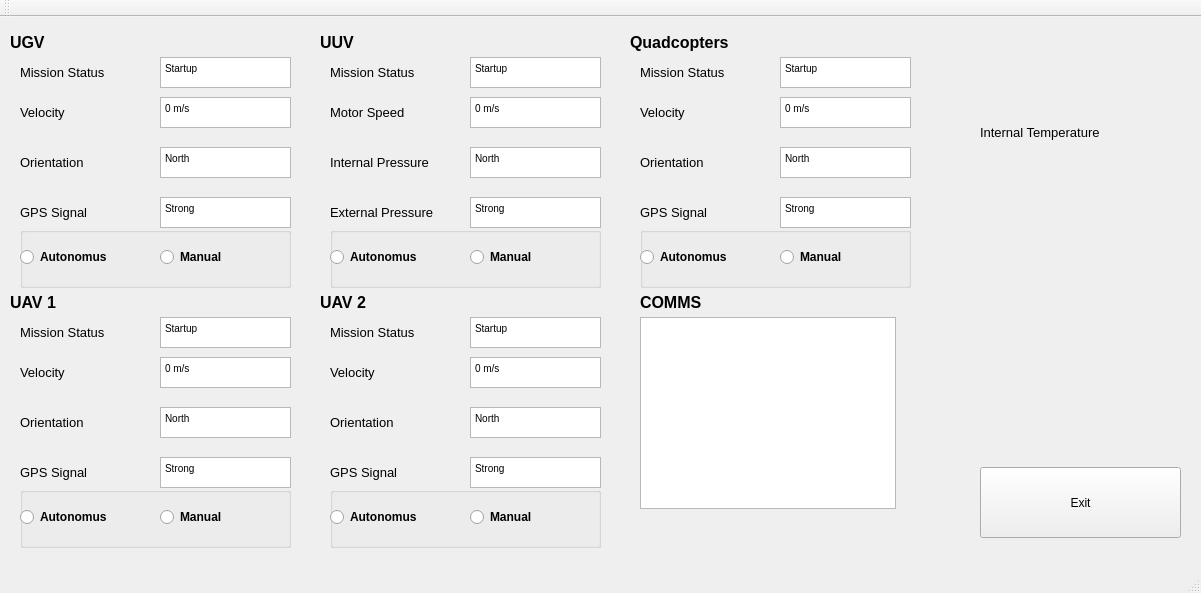
<?xml version="1.0" encoding="UTF-8"?>
<ui version="4.0">
 <class>MainWindow2</class>
 <widget class="QMainWindow" name="MainWindow2">
  <property name="geometry">
   <rect>
    <x>0</x>
    <y>0</y>
    <width>1201</width>
    <height>593</height>
   </rect>
  </property>
  <property name="windowTitle">
   <string>MainWindow</string>
  </property>
  <widget class="QWidget" name="centralWidget">
   <widget class="QPushButton" name="pushButtonClose">
    <property name="geometry">
     <rect>
      <x>980</x>
      <y>450</y>
      <width>201</width>
      <height>71</height>
     </rect>
    </property>
    <property name="text">
     <string>Exit</string>
    </property>
   </widget>
   <widget class="QLabel" name="label">
    <property name="geometry">
     <rect>
      <x>10</x>
      <y>0</y>
      <width>151</width>
      <height>51</height>
     </rect>
    </property>
    <property name="font">
     <font>
      <pointsize>12</pointsize>
      <weight>75</weight>
      <bold>true</bold>
     </font>
    </property>
    <property name="text">
     <string>UGV</string>
    </property>
   </widget>
   <widget class="QLabel" name="label_6">
    <property name="geometry">
     <rect>
      <x>20</x>
      <y>30</y>
      <width>151</width>
      <height>51</height>
     </rect>
    </property>
    <property name="font">
     <font>
      <pointsize>10</pointsize>
      <weight>50</weight>
      <bold>false</bold>
     </font>
    </property>
    <property name="text">
     <string>Mission Status</string>
    </property>
   </widget>
   <widget class="QLabel" name="label_7">
    <property name="geometry">
     <rect>
      <x>20</x>
      <y>70</y>
      <width>151</width>
      <height>51</height>
     </rect>
    </property>
    <property name="font">
     <font>
      <pointsize>10</pointsize>
      <weight>50</weight>
      <bold>false</bold>
     </font>
    </property>
    <property name="text">
     <string>Velocity</string>
    </property>
   </widget>
   <widget class="QLabel" name="label_8">
    <property name="geometry">
     <rect>
      <x>20</x>
      <y>120</y>
      <width>151</width>
      <height>51</height>
     </rect>
    </property>
    <property name="font">
     <font>
      <pointsize>10</pointsize>
      <weight>50</weight>
      <bold>false</bold>
     </font>
    </property>
    <property name="text">
     <string>Orientation</string>
    </property>
   </widget>
   <widget class="QLabel" name="label_9">
    <property name="geometry">
     <rect>
      <x>20</x>
      <y>170</y>
      <width>151</width>
      <height>51</height>
     </rect>
    </property>
    <property name="font">
     <font>
      <pointsize>10</pointsize>
      <weight>50</weight>
      <bold>false</bold>
     </font>
    </property>
    <property name="text">
     <string>GPS Signal</string>
    </property>
   </widget>
   <widget class="QTextEdit" name="textEdit">
    <property name="geometry">
     <rect>
      <x>160</x>
      <y>40</y>
      <width>131</width>
      <height>31</height>
     </rect>
    </property>
    <property name="html">
     <string>&lt;!DOCTYPE HTML PUBLIC &quot;-//W3C//DTD HTML 4.0//EN&quot; &quot;http://www.w3.org/TR/REC-html40/strict.dtd&quot;&gt;
&lt;html&gt;&lt;head&gt;&lt;meta name=&quot;qrichtext&quot; content=&quot;1&quot; /&gt;&lt;style type=&quot;text/css&quot;&gt;
p, li { white-space: pre-wrap; }
&lt;/style&gt;&lt;/head&gt;&lt;body style=&quot; font-family:'MS Shell Dlg 2'; font-size:8pt; font-weight:400; font-style:normal;&quot;&gt;
&lt;p style=&quot; margin-top:0px; margin-bottom:0px; margin-left:0px; margin-right:0px; -qt-block-indent:0; text-indent:0px;&quot;&gt;&lt;span style=&quot; font-size:7.8pt;&quot;&gt;Startup&lt;/span&gt;&lt;/p&gt;&lt;/body&gt;&lt;/html&gt;</string>
    </property>
   </widget>
   <widget class="QTextEdit" name="textEdit_2">
    <property name="geometry">
     <rect>
      <x>160</x>
      <y>80</y>
      <width>131</width>
      <height>31</height>
     </rect>
    </property>
    <property name="html">
     <string>&lt;!DOCTYPE HTML PUBLIC &quot;-//W3C//DTD HTML 4.0//EN&quot; &quot;http://www.w3.org/TR/REC-html40/strict.dtd&quot;&gt;
&lt;html&gt;&lt;head&gt;&lt;meta name=&quot;qrichtext&quot; content=&quot;1&quot; /&gt;&lt;style type=&quot;text/css&quot;&gt;
p, li { white-space: pre-wrap; }
&lt;/style&gt;&lt;/head&gt;&lt;body style=&quot; font-family:'MS Shell Dlg 2'; font-size:8pt; font-weight:400; font-style:normal;&quot;&gt;
&lt;p style=&quot; margin-top:0px; margin-bottom:0px; margin-left:0px; margin-right:0px; -qt-block-indent:0; text-indent:0px;&quot;&gt;&lt;span style=&quot; font-size:7.8pt;&quot;&gt;0 m/s&lt;/span&gt;&lt;/p&gt;&lt;/body&gt;&lt;/html&gt;</string>
    </property>
   </widget>
   <widget class="QTextEdit" name="textEdit_3">
    <property name="geometry">
     <rect>
      <x>160</x>
      <y>130</y>
      <width>131</width>
      <height>31</height>
     </rect>
    </property>
    <property name="html">
     <string>&lt;!DOCTYPE HTML PUBLIC &quot;-//W3C//DTD HTML 4.0//EN&quot; &quot;http://www.w3.org/TR/REC-html40/strict.dtd&quot;&gt;
&lt;html&gt;&lt;head&gt;&lt;meta name=&quot;qrichtext&quot; content=&quot;1&quot; /&gt;&lt;style type=&quot;text/css&quot;&gt;
p, li { white-space: pre-wrap; }
&lt;/style&gt;&lt;/head&gt;&lt;body style=&quot; font-family:'MS Shell Dlg 2'; font-size:8pt; font-weight:400; font-style:normal;&quot;&gt;
&lt;p style=&quot; margin-top:0px; margin-bottom:0px; margin-left:0px; margin-right:0px; -qt-block-indent:0; text-indent:0px;&quot;&gt;&lt;span style=&quot; font-size:7.8pt;&quot;&gt;North&lt;/span&gt;&lt;/p&gt;&lt;/body&gt;&lt;/html&gt;</string>
    </property>
   </widget>
   <widget class="QTextEdit" name="textEdit_4">
    <property name="geometry">
     <rect>
      <x>160</x>
      <y>180</y>
      <width>131</width>
      <height>31</height>
     </rect>
    </property>
    <property name="html">
     <string>&lt;!DOCTYPE HTML PUBLIC &quot;-//W3C//DTD HTML 4.0//EN&quot; &quot;http://www.w3.org/TR/REC-html40/strict.dtd&quot;&gt;
&lt;html&gt;&lt;head&gt;&lt;meta name=&quot;qrichtext&quot; content=&quot;1&quot; /&gt;&lt;style type=&quot;text/css&quot;&gt;
p, li { white-space: pre-wrap; }
&lt;/style&gt;&lt;/head&gt;&lt;body style=&quot; font-family:'MS Shell Dlg 2'; font-size:8pt; font-weight:400; font-style:normal;&quot;&gt;
&lt;p style=&quot; margin-top:0px; margin-bottom:0px; margin-left:0px; margin-right:0px; -qt-block-indent:0; text-indent:0px;&quot;&gt;&lt;span style=&quot; font-size:7.8pt;&quot;&gt;Strong&lt;/span&gt;&lt;/p&gt;&lt;/body&gt;&lt;/html&gt;</string>
    </property>
   </widget>
   <widget class="QTextEdit" name="textEdit_6">
    <property name="geometry">
     <rect>
      <x>160</x>
      <y>340</y>
      <width>131</width>
      <height>31</height>
     </rect>
    </property>
    <property name="html">
     <string>&lt;!DOCTYPE HTML PUBLIC &quot;-//W3C//DTD HTML 4.0//EN&quot; &quot;http://www.w3.org/TR/REC-html40/strict.dtd&quot;&gt;
&lt;html&gt;&lt;head&gt;&lt;meta name=&quot;qrichtext&quot; content=&quot;1&quot; /&gt;&lt;style type=&quot;text/css&quot;&gt;
p, li { white-space: pre-wrap; }
&lt;/style&gt;&lt;/head&gt;&lt;body style=&quot; font-family:'MS Shell Dlg 2'; font-size:8pt; font-weight:400; font-style:normal;&quot;&gt;
&lt;p style=&quot; margin-top:0px; margin-bottom:0px; margin-left:0px; margin-right:0px; -qt-block-indent:0; text-indent:0px;&quot;&gt;&lt;span style=&quot; font-size:7.8pt;&quot;&gt;0 m/s&lt;/span&gt;&lt;/p&gt;&lt;/body&gt;&lt;/html&gt;</string>
    </property>
   </widget>
   <widget class="QTextEdit" name="textEdit_8">
    <property name="geometry">
     <rect>
      <x>160</x>
      <y>300</y>
      <width>131</width>
      <height>31</height>
     </rect>
    </property>
    <property name="html">
     <string>&lt;!DOCTYPE HTML PUBLIC &quot;-//W3C//DTD HTML 4.0//EN&quot; &quot;http://www.w3.org/TR/REC-html40/strict.dtd&quot;&gt;
&lt;html&gt;&lt;head&gt;&lt;meta name=&quot;qrichtext&quot; content=&quot;1&quot; /&gt;&lt;style type=&quot;text/css&quot;&gt;
p, li { white-space: pre-wrap; }
&lt;/style&gt;&lt;/head&gt;&lt;body style=&quot; font-family:'MS Shell Dlg 2'; font-size:8pt; font-weight:400; font-style:normal;&quot;&gt;
&lt;p style=&quot; margin-top:0px; margin-bottom:0px; margin-left:0px; margin-right:0px; -qt-block-indent:0; text-indent:0px;&quot;&gt;&lt;span style=&quot; font-size:7.8pt;&quot;&gt;Startup&lt;/span&gt;&lt;/p&gt;&lt;/body&gt;&lt;/html&gt;</string>
    </property>
   </widget>
   <widget class="QLabel" name="label_11">
    <property name="geometry">
     <rect>
      <x>20</x>
      <y>330</y>
      <width>151</width>
      <height>51</height>
     </rect>
    </property>
    <property name="font">
     <font>
      <pointsize>10</pointsize>
      <weight>50</weight>
      <bold>false</bold>
     </font>
    </property>
    <property name="text">
     <string>Velocity</string>
    </property>
   </widget>
   <widget class="QLabel" name="label_2">
    <property name="geometry">
     <rect>
      <x>10</x>
      <y>260</y>
      <width>151</width>
      <height>51</height>
     </rect>
    </property>
    <property name="font">
     <font>
      <pointsize>12</pointsize>
      <weight>75</weight>
      <bold>true</bold>
     </font>
    </property>
    <property name="text">
     <string>UAV 1</string>
    </property>
   </widget>
   <widget class="QTextEdit" name="textEdit_9">
    <property name="geometry">
     <rect>
      <x>160</x>
      <y>440</y>
      <width>131</width>
      <height>31</height>
     </rect>
    </property>
    <property name="html">
     <string>&lt;!DOCTYPE HTML PUBLIC &quot;-//W3C//DTD HTML 4.0//EN&quot; &quot;http://www.w3.org/TR/REC-html40/strict.dtd&quot;&gt;
&lt;html&gt;&lt;head&gt;&lt;meta name=&quot;qrichtext&quot; content=&quot;1&quot; /&gt;&lt;style type=&quot;text/css&quot;&gt;
p, li { white-space: pre-wrap; }
&lt;/style&gt;&lt;/head&gt;&lt;body style=&quot; font-family:'MS Shell Dlg 2'; font-size:8pt; font-weight:400; font-style:normal;&quot;&gt;
&lt;p style=&quot; margin-top:0px; margin-bottom:0px; margin-left:0px; margin-right:0px; -qt-block-indent:0; text-indent:0px;&quot;&gt;&lt;span style=&quot; font-size:7.8pt;&quot;&gt;Strong&lt;/span&gt;&lt;/p&gt;&lt;/body&gt;&lt;/html&gt;</string>
    </property>
   </widget>
   <widget class="QLabel" name="label_12">
    <property name="geometry">
     <rect>
      <x>20</x>
      <y>290</y>
      <width>151</width>
      <height>51</height>
     </rect>
    </property>
    <property name="font">
     <font>
      <pointsize>10</pointsize>
      <weight>50</weight>
      <bold>false</bold>
     </font>
    </property>
    <property name="text">
     <string>Mission Status</string>
    </property>
   </widget>
   <widget class="QLabel" name="label_13">
    <property name="geometry">
     <rect>
      <x>20</x>
      <y>380</y>
      <width>151</width>
      <height>51</height>
     </rect>
    </property>
    <property name="font">
     <font>
      <pointsize>10</pointsize>
      <weight>50</weight>
      <bold>false</bold>
     </font>
    </property>
    <property name="text">
     <string>Orientation</string>
    </property>
   </widget>
   <widget class="QLabel" name="label_14">
    <property name="geometry">
     <rect>
      <x>20</x>
      <y>430</y>
      <width>151</width>
      <height>51</height>
     </rect>
    </property>
    <property name="font">
     <font>
      <pointsize>10</pointsize>
      <weight>50</weight>
      <bold>false</bold>
     </font>
    </property>
    <property name="text">
     <string>GPS Signal</string>
    </property>
   </widget>
   <widget class="QTextEdit" name="textEdit_10">
    <property name="geometry">
     <rect>
      <x>160</x>
      <y>390</y>
      <width>131</width>
      <height>31</height>
     </rect>
    </property>
    <property name="html">
     <string>&lt;!DOCTYPE HTML PUBLIC &quot;-//W3C//DTD HTML 4.0//EN&quot; &quot;http://www.w3.org/TR/REC-html40/strict.dtd&quot;&gt;
&lt;html&gt;&lt;head&gt;&lt;meta name=&quot;qrichtext&quot; content=&quot;1&quot; /&gt;&lt;style type=&quot;text/css&quot;&gt;
p, li { white-space: pre-wrap; }
&lt;/style&gt;&lt;/head&gt;&lt;body style=&quot; font-family:'MS Shell Dlg 2'; font-size:8pt; font-weight:400; font-style:normal;&quot;&gt;
&lt;p style=&quot; margin-top:0px; margin-bottom:0px; margin-left:0px; margin-right:0px; -qt-block-indent:0; text-indent:0px;&quot;&gt;&lt;span style=&quot; font-size:7.8pt;&quot;&gt;North&lt;/span&gt;&lt;/p&gt;&lt;/body&gt;&lt;/html&gt;</string>
    </property>
   </widget>
   <widget class="QTextEdit" name="textEdit_11">
    <property name="geometry">
     <rect>
      <x>470</x>
      <y>80</y>
      <width>131</width>
      <height>31</height>
     </rect>
    </property>
    <property name="html">
     <string>&lt;!DOCTYPE HTML PUBLIC &quot;-//W3C//DTD HTML 4.0//EN&quot; &quot;http://www.w3.org/TR/REC-html40/strict.dtd&quot;&gt;
&lt;html&gt;&lt;head&gt;&lt;meta name=&quot;qrichtext&quot; content=&quot;1&quot; /&gt;&lt;style type=&quot;text/css&quot;&gt;
p, li { white-space: pre-wrap; }
&lt;/style&gt;&lt;/head&gt;&lt;body style=&quot; font-family:'MS Shell Dlg 2'; font-size:8pt; font-weight:400; font-style:normal;&quot;&gt;
&lt;p style=&quot; margin-top:0px; margin-bottom:0px; margin-left:0px; margin-right:0px; -qt-block-indent:0; text-indent:0px;&quot;&gt;&lt;span style=&quot; font-size:7.8pt;&quot;&gt;0 m/s&lt;/span&gt;&lt;/p&gt;&lt;/body&gt;&lt;/html&gt;</string>
    </property>
   </widget>
   <widget class="QTextEdit" name="textEdit_13">
    <property name="geometry">
     <rect>
      <x>470</x>
      <y>40</y>
      <width>131</width>
      <height>31</height>
     </rect>
    </property>
    <property name="html">
     <string>&lt;!DOCTYPE HTML PUBLIC &quot;-//W3C//DTD HTML 4.0//EN&quot; &quot;http://www.w3.org/TR/REC-html40/strict.dtd&quot;&gt;
&lt;html&gt;&lt;head&gt;&lt;meta name=&quot;qrichtext&quot; content=&quot;1&quot; /&gt;&lt;style type=&quot;text/css&quot;&gt;
p, li { white-space: pre-wrap; }
&lt;/style&gt;&lt;/head&gt;&lt;body style=&quot; font-family:'MS Shell Dlg 2'; font-size:8pt; font-weight:400; font-style:normal;&quot;&gt;
&lt;p style=&quot; margin-top:0px; margin-bottom:0px; margin-left:0px; margin-right:0px; -qt-block-indent:0; text-indent:0px;&quot;&gt;&lt;span style=&quot; font-size:7.8pt;&quot;&gt;Startup&lt;/span&gt;&lt;/p&gt;&lt;/body&gt;&lt;/html&gt;</string>
    </property>
   </widget>
   <widget class="QLabel" name="label_16">
    <property name="geometry">
     <rect>
      <x>330</x>
      <y>70</y>
      <width>151</width>
      <height>51</height>
     </rect>
    </property>
    <property name="font">
     <font>
      <pointsize>10</pointsize>
      <weight>50</weight>
      <bold>false</bold>
     </font>
    </property>
    <property name="text">
     <string>Motor Speed</string>
    </property>
   </widget>
   <widget class="QLabel" name="label_3">
    <property name="geometry">
     <rect>
      <x>320</x>
      <y>0</y>
      <width>151</width>
      <height>51</height>
     </rect>
    </property>
    <property name="font">
     <font>
      <pointsize>12</pointsize>
      <weight>75</weight>
      <bold>true</bold>
     </font>
    </property>
    <property name="text">
     <string>UUV</string>
    </property>
   </widget>
   <widget class="QTextEdit" name="textEdit_14">
    <property name="geometry">
     <rect>
      <x>470</x>
      <y>180</y>
      <width>131</width>
      <height>31</height>
     </rect>
    </property>
    <property name="html">
     <string>&lt;!DOCTYPE HTML PUBLIC &quot;-//W3C//DTD HTML 4.0//EN&quot; &quot;http://www.w3.org/TR/REC-html40/strict.dtd&quot;&gt;
&lt;html&gt;&lt;head&gt;&lt;meta name=&quot;qrichtext&quot; content=&quot;1&quot; /&gt;&lt;style type=&quot;text/css&quot;&gt;
p, li { white-space: pre-wrap; }
&lt;/style&gt;&lt;/head&gt;&lt;body style=&quot; font-family:'MS Shell Dlg 2'; font-size:8pt; font-weight:400; font-style:normal;&quot;&gt;
&lt;p style=&quot; margin-top:0px; margin-bottom:0px; margin-left:0px; margin-right:0px; -qt-block-indent:0; text-indent:0px;&quot;&gt;&lt;span style=&quot; font-size:7.8pt;&quot;&gt;Strong&lt;/span&gt;&lt;/p&gt;&lt;/body&gt;&lt;/html&gt;</string>
    </property>
   </widget>
   <widget class="QLabel" name="label_17">
    <property name="geometry">
     <rect>
      <x>330</x>
      <y>30</y>
      <width>151</width>
      <height>51</height>
     </rect>
    </property>
    <property name="font">
     <font>
      <pointsize>10</pointsize>
      <weight>50</weight>
      <bold>false</bold>
     </font>
    </property>
    <property name="text">
     <string>Mission Status</string>
    </property>
   </widget>
   <widget class="QLabel" name="label_18">
    <property name="geometry">
     <rect>
      <x>330</x>
      <y>120</y>
      <width>151</width>
      <height>51</height>
     </rect>
    </property>
    <property name="font">
     <font>
      <pointsize>10</pointsize>
      <weight>50</weight>
      <bold>false</bold>
     </font>
    </property>
    <property name="text">
     <string>Internal Pressure</string>
    </property>
   </widget>
   <widget class="QLabel" name="label_19">
    <property name="geometry">
     <rect>
      <x>330</x>
      <y>170</y>
      <width>151</width>
      <height>51</height>
     </rect>
    </property>
    <property name="font">
     <font>
      <pointsize>10</pointsize>
      <weight>50</weight>
      <bold>false</bold>
     </font>
    </property>
    <property name="text">
     <string>External Pressure</string>
    </property>
   </widget>
   <widget class="QTextEdit" name="textEdit_15">
    <property name="geometry">
     <rect>
      <x>470</x>
      <y>130</y>
      <width>131</width>
      <height>31</height>
     </rect>
    </property>
    <property name="html">
     <string>&lt;!DOCTYPE HTML PUBLIC &quot;-//W3C//DTD HTML 4.0//EN&quot; &quot;http://www.w3.org/TR/REC-html40/strict.dtd&quot;&gt;
&lt;html&gt;&lt;head&gt;&lt;meta name=&quot;qrichtext&quot; content=&quot;1&quot; /&gt;&lt;style type=&quot;text/css&quot;&gt;
p, li { white-space: pre-wrap; }
&lt;/style&gt;&lt;/head&gt;&lt;body style=&quot; font-family:'MS Shell Dlg 2'; font-size:8pt; font-weight:400; font-style:normal;&quot;&gt;
&lt;p style=&quot; margin-top:0px; margin-bottom:0px; margin-left:0px; margin-right:0px; -qt-block-indent:0; text-indent:0px;&quot;&gt;&lt;span style=&quot; font-size:7.8pt;&quot;&gt;North&lt;/span&gt;&lt;/p&gt;&lt;/body&gt;&lt;/html&gt;</string>
    </property>
   </widget>
   <widget class="QTextEdit" name="textEdit_16">
    <property name="geometry">
     <rect>
      <x>470</x>
      <y>340</y>
      <width>131</width>
      <height>31</height>
     </rect>
    </property>
    <property name="html">
     <string>&lt;!DOCTYPE HTML PUBLIC &quot;-//W3C//DTD HTML 4.0//EN&quot; &quot;http://www.w3.org/TR/REC-html40/strict.dtd&quot;&gt;
&lt;html&gt;&lt;head&gt;&lt;meta name=&quot;qrichtext&quot; content=&quot;1&quot; /&gt;&lt;style type=&quot;text/css&quot;&gt;
p, li { white-space: pre-wrap; }
&lt;/style&gt;&lt;/head&gt;&lt;body style=&quot; font-family:'MS Shell Dlg 2'; font-size:8pt; font-weight:400; font-style:normal;&quot;&gt;
&lt;p style=&quot; margin-top:0px; margin-bottom:0px; margin-left:0px; margin-right:0px; -qt-block-indent:0; text-indent:0px;&quot;&gt;&lt;span style=&quot; font-size:7.8pt;&quot;&gt;0 m/s&lt;/span&gt;&lt;/p&gt;&lt;/body&gt;&lt;/html&gt;</string>
    </property>
   </widget>
   <widget class="QTextEdit" name="textEdit_18">
    <property name="geometry">
     <rect>
      <x>470</x>
      <y>300</y>
      <width>131</width>
      <height>31</height>
     </rect>
    </property>
    <property name="html">
     <string>&lt;!DOCTYPE HTML PUBLIC &quot;-//W3C//DTD HTML 4.0//EN&quot; &quot;http://www.w3.org/TR/REC-html40/strict.dtd&quot;&gt;
&lt;html&gt;&lt;head&gt;&lt;meta name=&quot;qrichtext&quot; content=&quot;1&quot; /&gt;&lt;style type=&quot;text/css&quot;&gt;
p, li { white-space: pre-wrap; }
&lt;/style&gt;&lt;/head&gt;&lt;body style=&quot; font-family:'MS Shell Dlg 2'; font-size:8pt; font-weight:400; font-style:normal;&quot;&gt;
&lt;p style=&quot; margin-top:0px; margin-bottom:0px; margin-left:0px; margin-right:0px; -qt-block-indent:0; text-indent:0px;&quot;&gt;&lt;span style=&quot; font-size:7.8pt;&quot;&gt;Startup&lt;/span&gt;&lt;/p&gt;&lt;/body&gt;&lt;/html&gt;</string>
    </property>
   </widget>
   <widget class="QLabel" name="label_21">
    <property name="geometry">
     <rect>
      <x>330</x>
      <y>330</y>
      <width>151</width>
      <height>51</height>
     </rect>
    </property>
    <property name="font">
     <font>
      <pointsize>10</pointsize>
      <weight>50</weight>
      <bold>false</bold>
     </font>
    </property>
    <property name="text">
     <string>Velocity</string>
    </property>
   </widget>
   <widget class="QLabel" name="label_4">
    <property name="geometry">
     <rect>
      <x>320</x>
      <y>260</y>
      <width>151</width>
      <height>51</height>
     </rect>
    </property>
    <property name="font">
     <font>
      <pointsize>12</pointsize>
      <weight>75</weight>
      <bold>true</bold>
     </font>
    </property>
    <property name="text">
     <string>UAV 2</string>
    </property>
   </widget>
   <widget class="QTextEdit" name="textEdit_19">
    <property name="geometry">
     <rect>
      <x>470</x>
      <y>440</y>
      <width>131</width>
      <height>31</height>
     </rect>
    </property>
    <property name="html">
     <string>&lt;!DOCTYPE HTML PUBLIC &quot;-//W3C//DTD HTML 4.0//EN&quot; &quot;http://www.w3.org/TR/REC-html40/strict.dtd&quot;&gt;
&lt;html&gt;&lt;head&gt;&lt;meta name=&quot;qrichtext&quot; content=&quot;1&quot; /&gt;&lt;style type=&quot;text/css&quot;&gt;
p, li { white-space: pre-wrap; }
&lt;/style&gt;&lt;/head&gt;&lt;body style=&quot; font-family:'MS Shell Dlg 2'; font-size:8pt; font-weight:400; font-style:normal;&quot;&gt;
&lt;p style=&quot; margin-top:0px; margin-bottom:0px; margin-left:0px; margin-right:0px; -qt-block-indent:0; text-indent:0px;&quot;&gt;&lt;span style=&quot; font-size:7.8pt;&quot;&gt;Strong&lt;/span&gt;&lt;/p&gt;&lt;/body&gt;&lt;/html&gt;</string>
    </property>
   </widget>
   <widget class="QLabel" name="label_22">
    <property name="geometry">
     <rect>
      <x>330</x>
      <y>290</y>
      <width>151</width>
      <height>51</height>
     </rect>
    </property>
    <property name="font">
     <font>
      <pointsize>10</pointsize>
      <weight>50</weight>
      <bold>false</bold>
     </font>
    </property>
    <property name="text">
     <string>Mission Status</string>
    </property>
   </widget>
   <widget class="QLabel" name="label_23">
    <property name="geometry">
     <rect>
      <x>330</x>
      <y>380</y>
      <width>151</width>
      <height>51</height>
     </rect>
    </property>
    <property name="font">
     <font>
      <pointsize>10</pointsize>
      <weight>50</weight>
      <bold>false</bold>
     </font>
    </property>
    <property name="text">
     <string>Orientation</string>
    </property>
   </widget>
   <widget class="QLabel" name="label_24">
    <property name="geometry">
     <rect>
      <x>330</x>
      <y>430</y>
      <width>151</width>
      <height>51</height>
     </rect>
    </property>
    <property name="font">
     <font>
      <pointsize>10</pointsize>
      <weight>50</weight>
      <bold>false</bold>
     </font>
    </property>
    <property name="text">
     <string>GPS Signal</string>
    </property>
   </widget>
   <widget class="QTextEdit" name="textEdit_20">
    <property name="geometry">
     <rect>
      <x>470</x>
      <y>390</y>
      <width>131</width>
      <height>31</height>
     </rect>
    </property>
    <property name="html">
     <string>&lt;!DOCTYPE HTML PUBLIC &quot;-//W3C//DTD HTML 4.0//EN&quot; &quot;http://www.w3.org/TR/REC-html40/strict.dtd&quot;&gt;
&lt;html&gt;&lt;head&gt;&lt;meta name=&quot;qrichtext&quot; content=&quot;1&quot; /&gt;&lt;style type=&quot;text/css&quot;&gt;
p, li { white-space: pre-wrap; }
&lt;/style&gt;&lt;/head&gt;&lt;body style=&quot; font-family:'MS Shell Dlg 2'; font-size:8pt; font-weight:400; font-style:normal;&quot;&gt;
&lt;p style=&quot; margin-top:0px; margin-bottom:0px; margin-left:0px; margin-right:0px; -qt-block-indent:0; text-indent:0px;&quot;&gt;&lt;span style=&quot; font-size:7.8pt;&quot;&gt;North&lt;/span&gt;&lt;/p&gt;&lt;/body&gt;&lt;/html&gt;</string>
    </property>
   </widget>
   <widget class="QGroupBox" name="groupBox_2">
    <property name="geometry">
     <rect>
      <x>330</x>
      <y>210</y>
      <width>271</width>
      <height>61</height>
     </rect>
    </property>
    <property name="title">
     <string/>
    </property>
    <widget class="QRadioButton" name="radioButton_3">
     <property name="geometry">
      <rect>
       <x>0</x>
       <y>20</y>
       <width>95</width>
       <height>20</height>
      </rect>
     </property>
     <property name="font">
      <font>
       <weight>75</weight>
       <bold>true</bold>
      </font>
     </property>
     <property name="text">
      <string>Autonomus</string>
     </property>
    </widget>
    <widget class="QRadioButton" name="radioButton_4">
     <property name="geometry">
      <rect>
       <x>140</x>
       <y>20</y>
       <width>95</width>
       <height>20</height>
      </rect>
     </property>
     <property name="font">
      <font>
       <weight>75</weight>
       <bold>true</bold>
      </font>
     </property>
     <property name="text">
      <string>Manual</string>
     </property>
    </widget>
   </widget>
   <widget class="QLabel" name="label_5">
    <property name="geometry">
     <rect>
      <x>630</x>
      <y>0</y>
      <width>151</width>
      <height>51</height>
     </rect>
    </property>
    <property name="font">
     <font>
      <pointsize>12</pointsize>
      <weight>75</weight>
      <bold>true</bold>
     </font>
    </property>
    <property name="text">
     <string>Quadcopters</string>
    </property>
   </widget>
   <widget class="QTextEdit" name="textEdit_17">
    <property name="geometry">
     <rect>
      <x>780</x>
      <y>130</y>
      <width>131</width>
      <height>31</height>
     </rect>
    </property>
    <property name="html">
     <string>&lt;!DOCTYPE HTML PUBLIC &quot;-//W3C//DTD HTML 4.0//EN&quot; &quot;http://www.w3.org/TR/REC-html40/strict.dtd&quot;&gt;
&lt;html&gt;&lt;head&gt;&lt;meta name=&quot;qrichtext&quot; content=&quot;1&quot; /&gt;&lt;style type=&quot;text/css&quot;&gt;
p, li { white-space: pre-wrap; }
&lt;/style&gt;&lt;/head&gt;&lt;body style=&quot; font-family:'MS Shell Dlg 2'; font-size:8pt; font-weight:400; font-style:normal;&quot;&gt;
&lt;p style=&quot; margin-top:0px; margin-bottom:0px; margin-left:0px; margin-right:0px; -qt-block-indent:0; text-indent:0px;&quot;&gt;&lt;span style=&quot; font-size:7.8pt;&quot;&gt;North&lt;/span&gt;&lt;/p&gt;&lt;/body&gt;&lt;/html&gt;</string>
    </property>
   </widget>
   <widget class="QLabel" name="label_20">
    <property name="geometry">
     <rect>
      <x>640</x>
      <y>120</y>
      <width>151</width>
      <height>51</height>
     </rect>
    </property>
    <property name="font">
     <font>
      <pointsize>10</pointsize>
      <weight>50</weight>
      <bold>false</bold>
     </font>
    </property>
    <property name="text">
     <string>Orientation</string>
    </property>
   </widget>
   <widget class="QTextEdit" name="textEdit_12">
    <property name="geometry">
     <rect>
      <x>780</x>
      <y>80</y>
      <width>131</width>
      <height>31</height>
     </rect>
    </property>
    <property name="html">
     <string>&lt;!DOCTYPE HTML PUBLIC &quot;-//W3C//DTD HTML 4.0//EN&quot; &quot;http://www.w3.org/TR/REC-html40/strict.dtd&quot;&gt;
&lt;html&gt;&lt;head&gt;&lt;meta name=&quot;qrichtext&quot; content=&quot;1&quot; /&gt;&lt;style type=&quot;text/css&quot;&gt;
p, li { white-space: pre-wrap; }
&lt;/style&gt;&lt;/head&gt;&lt;body style=&quot; font-family:'MS Shell Dlg 2'; font-size:8pt; font-weight:400; font-style:normal;&quot;&gt;
&lt;p style=&quot; margin-top:0px; margin-bottom:0px; margin-left:0px; margin-right:0px; -qt-block-indent:0; text-indent:0px;&quot;&gt;&lt;span style=&quot; font-size:7.8pt;&quot;&gt;0 m/s&lt;/span&gt;&lt;/p&gt;&lt;/body&gt;&lt;/html&gt;</string>
    </property>
   </widget>
   <widget class="QTextEdit" name="textEdit_21">
    <property name="geometry">
     <rect>
      <x>780</x>
      <y>180</y>
      <width>131</width>
      <height>31</height>
     </rect>
    </property>
    <property name="html">
     <string>&lt;!DOCTYPE HTML PUBLIC &quot;-//W3C//DTD HTML 4.0//EN&quot; &quot;http://www.w3.org/TR/REC-html40/strict.dtd&quot;&gt;
&lt;html&gt;&lt;head&gt;&lt;meta name=&quot;qrichtext&quot; content=&quot;1&quot; /&gt;&lt;style type=&quot;text/css&quot;&gt;
p, li { white-space: pre-wrap; }
&lt;/style&gt;&lt;/head&gt;&lt;body style=&quot; font-family:'MS Shell Dlg 2'; font-size:8pt; font-weight:400; font-style:normal;&quot;&gt;
&lt;p style=&quot; margin-top:0px; margin-bottom:0px; margin-left:0px; margin-right:0px; -qt-block-indent:0; text-indent:0px;&quot;&gt;&lt;span style=&quot; font-size:7.8pt;&quot;&gt;Strong&lt;/span&gt;&lt;/p&gt;&lt;/body&gt;&lt;/html&gt;</string>
    </property>
   </widget>
   <widget class="QLabel" name="label_25">
    <property name="geometry">
     <rect>
      <x>640</x>
      <y>170</y>
      <width>151</width>
      <height>51</height>
     </rect>
    </property>
    <property name="font">
     <font>
      <pointsize>10</pointsize>
      <weight>50</weight>
      <bold>false</bold>
     </font>
    </property>
    <property name="text">
     <string>GPS Signal</string>
    </property>
   </widget>
   <widget class="QTextEdit" name="textEdit_22">
    <property name="geometry">
     <rect>
      <x>780</x>
      <y>40</y>
      <width>131</width>
      <height>31</height>
     </rect>
    </property>
    <property name="html">
     <string>&lt;!DOCTYPE HTML PUBLIC &quot;-//W3C//DTD HTML 4.0//EN&quot; &quot;http://www.w3.org/TR/REC-html40/strict.dtd&quot;&gt;
&lt;html&gt;&lt;head&gt;&lt;meta name=&quot;qrichtext&quot; content=&quot;1&quot; /&gt;&lt;style type=&quot;text/css&quot;&gt;
p, li { white-space: pre-wrap; }
&lt;/style&gt;&lt;/head&gt;&lt;body style=&quot; font-family:'MS Shell Dlg 2'; font-size:8pt; font-weight:400; font-style:normal;&quot;&gt;
&lt;p style=&quot; margin-top:0px; margin-bottom:0px; margin-left:0px; margin-right:0px; -qt-block-indent:0; text-indent:0px;&quot;&gt;&lt;span style=&quot; font-size:7.8pt;&quot;&gt;Startup&lt;/span&gt;&lt;/p&gt;&lt;/body&gt;&lt;/html&gt;</string>
    </property>
   </widget>
   <widget class="QLabel" name="label_26">
    <property name="geometry">
     <rect>
      <x>640</x>
      <y>70</y>
      <width>151</width>
      <height>51</height>
     </rect>
    </property>
    <property name="font">
     <font>
      <pointsize>10</pointsize>
      <weight>50</weight>
      <bold>false</bold>
     </font>
    </property>
    <property name="text">
     <string>Velocity</string>
    </property>
   </widget>
   <widget class="QLabel" name="label_27">
    <property name="geometry">
     <rect>
      <x>640</x>
      <y>30</y>
      <width>151</width>
      <height>51</height>
     </rect>
    </property>
    <property name="font">
     <font>
      <pointsize>10</pointsize>
      <weight>50</weight>
      <bold>false</bold>
     </font>
    </property>
    <property name="text">
     <string>Mission Status</string>
    </property>
   </widget>
   <widget class="QLabel" name="label_10">
    <property name="geometry">
     <rect>
      <x>640</x>
      <y>260</y>
      <width>151</width>
      <height>51</height>
     </rect>
    </property>
    <property name="font">
     <font>
      <pointsize>12</pointsize>
      <weight>75</weight>
      <bold>true</bold>
     </font>
    </property>
    <property name="text">
     <string>COMMS</string>
    </property>
   </widget>
   <widget class="QGraphicsView" name="graphicsView">
    <property name="geometry">
     <rect>
      <x>640</x>
      <y>300</y>
      <width>256</width>
      <height>192</height>
     </rect>
    </property>
   </widget>
   <widget class="QGroupBox" name="groupBox_3">
    <property name="geometry">
     <rect>
      <x>640</x>
      <y>210</y>
      <width>271</width>
      <height>61</height>
     </rect>
    </property>
    <property name="title">
     <string/>
    </property>
    <widget class="QRadioButton" name="radioButton_5">
     <property name="geometry">
      <rect>
       <x>0</x>
       <y>20</y>
       <width>95</width>
       <height>20</height>
      </rect>
     </property>
     <property name="font">
      <font>
       <weight>75</weight>
       <bold>true</bold>
      </font>
     </property>
     <property name="text">
      <string>Autonomus</string>
     </property>
    </widget>
    <widget class="QRadioButton" name="radioButton_6">
     <property name="geometry">
      <rect>
       <x>140</x>
       <y>20</y>
       <width>95</width>
       <height>20</height>
      </rect>
     </property>
     <property name="font">
      <font>
       <weight>75</weight>
       <bold>true</bold>
      </font>
     </property>
     <property name="text">
      <string>Manual</string>
     </property>
    </widget>
   </widget>
   <widget class="QGroupBox" name="groupBox_4">
    <property name="geometry">
     <rect>
      <x>20</x>
      <y>470</y>
      <width>271</width>
      <height>61</height>
     </rect>
    </property>
    <property name="title">
     <string/>
    </property>
    <widget class="QRadioButton" name="radioButton_7">
     <property name="geometry">
      <rect>
       <x>0</x>
       <y>20</y>
       <width>95</width>
       <height>20</height>
      </rect>
     </property>
     <property name="font">
      <font>
       <weight>75</weight>
       <bold>true</bold>
      </font>
     </property>
     <property name="text">
      <string>Autonomus</string>
     </property>
    </widget>
    <widget class="QRadioButton" name="radioButton_8">
     <property name="geometry">
      <rect>
       <x>140</x>
       <y>20</y>
       <width>95</width>
       <height>20</height>
      </rect>
     </property>
     <property name="font">
      <font>
       <weight>75</weight>
       <bold>true</bold>
      </font>
     </property>
     <property name="text">
      <string>Manual</string>
     </property>
    </widget>
   </widget>
   <widget class="QGroupBox" name="groupBox_5">
    <property name="geometry">
     <rect>
      <x>330</x>
      <y>470</y>
      <width>271</width>
      <height>61</height>
     </rect>
    </property>
    <property name="title">
     <string/>
    </property>
    <widget class="QRadioButton" name="radioButton_11">
     <property name="geometry">
      <rect>
       <x>0</x>
       <y>20</y>
       <width>95</width>
       <height>20</height>
      </rect>
     </property>
     <property name="font">
      <font>
       <weight>75</weight>
       <bold>true</bold>
      </font>
     </property>
     <property name="text">
      <string>Autonomus</string>
     </property>
    </widget>
    <widget class="QRadioButton" name="radioButton_12">
     <property name="geometry">
      <rect>
       <x>140</x>
       <y>20</y>
       <width>95</width>
       <height>20</height>
      </rect>
     </property>
     <property name="font">
      <font>
       <weight>75</weight>
       <bold>true</bold>
      </font>
     </property>
     <property name="text">
      <string>Manual</string>
     </property>
    </widget>
   </widget>
   <widget class="QGroupBox" name="groupBox_6">
    <property name="geometry">
     <rect>
      <x>20</x>
      <y>210</y>
      <width>271</width>
      <height>61</height>
     </rect>
    </property>
    <property name="title">
     <string/>
    </property>
    <widget class="QRadioButton" name="radioButton_13">
     <property name="geometry">
      <rect>
       <x>0</x>
       <y>20</y>
       <width>95</width>
       <height>20</height>
      </rect>
     </property>
     <property name="font">
      <font>
       <weight>75</weight>
       <bold>true</bold>
      </font>
     </property>
     <property name="text">
      <string>Autonomus</string>
     </property>
    </widget>
    <widget class="QRadioButton" name="radioButton_14">
     <property name="geometry">
      <rect>
       <x>140</x>
       <y>20</y>
       <width>95</width>
       <height>20</height>
      </rect>
     </property>
     <property name="font">
      <font>
       <weight>75</weight>
       <bold>true</bold>
      </font>
     </property>
     <property name="text">
      <string>Manual</string>
     </property>
    </widget>
   </widget>
   <widget class="QLabel" name="label_28">
    <property name="geometry">
     <rect>
      <x>980</x>
      <y>90</y>
      <width>171</width>
      <height>51</height>
     </rect>
    </property>
    <property name="font">
     <font>
      <pointsize>10</pointsize>
      <weight>50</weight>
      <bold>false</bold>
     </font>
    </property>
    <property name="text">
     <string>Internal Temperature</string>
    </property>
   </widget>
  </widget>
  <widget class="QMenuBar" name="menuBar">
   <property name="geometry">
    <rect>
     <x>0</x>
     <y>0</y>
     <width>1201</width>
     <height>31</height>
    </rect>
   </property>
  </widget>
  <widget class="QToolBar" name="mainToolBar">
   <attribute name="toolBarArea">
    <enum>TopToolBarArea</enum>
   </attribute>
   <attribute name="toolBarBreak">
    <bool>false</bool>
   </attribute>
  </widget>
  <widget class="QStatusBar" name="statusBar"/>
 </widget>
 <layoutdefault spacing="6" margin="11"/>
 <resources/>
 <connections>
  <connection>
   <sender>pushButtonClose</sender>
   <signal>clicked()</signal>
   <receiver>MainWindow2</receiver>
   <slot>close()</slot>
   <hints>
    <hint type="sourcelabel">
     <x>1085</x>
     <y>520</y>
    </hint>
    <hint type="destinationlabel">
     <x>1061</x>
     <y>373</y>
    </hint>
   </hints>
  </connection>
 </connections>
</ui>
